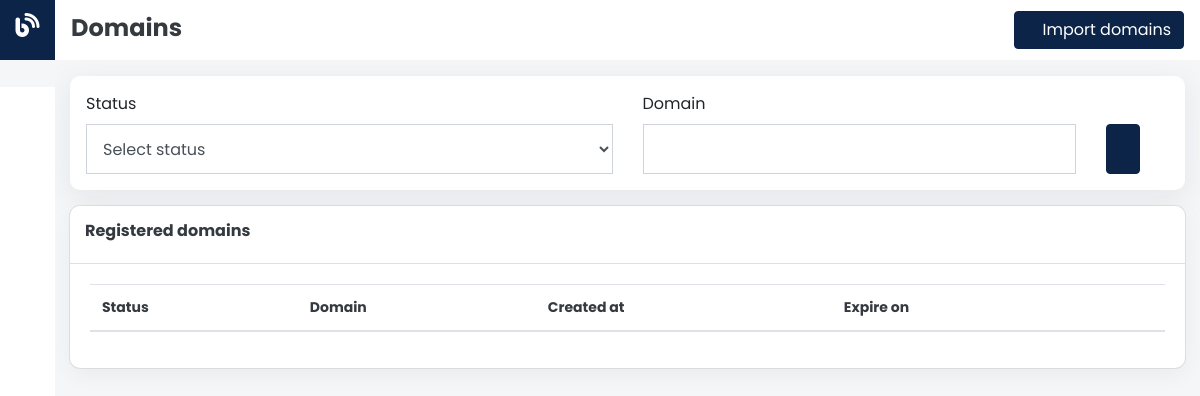
/flags/domains/ (signed in), run on an earlier commit of the app's database.
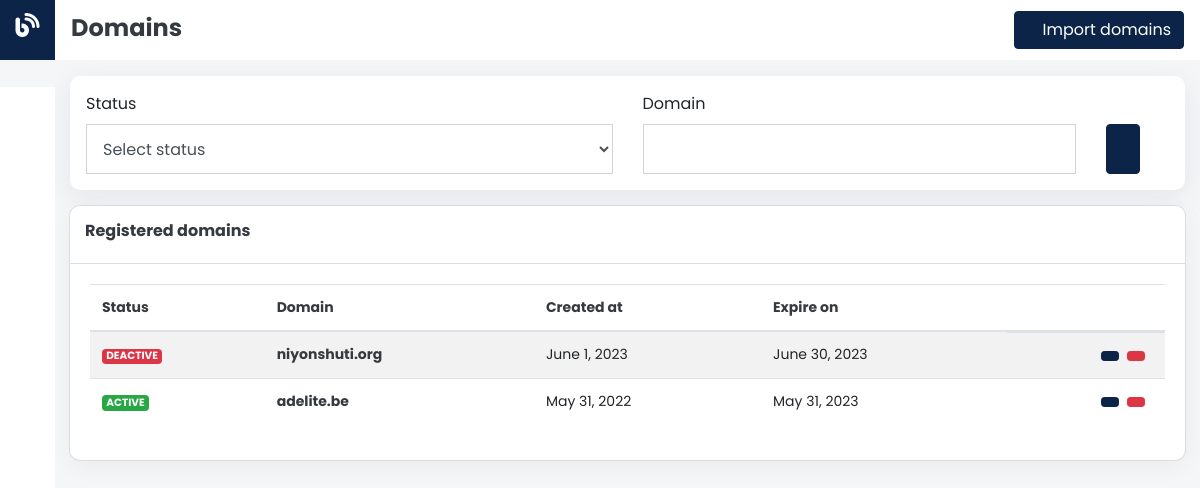
And on a later commit of the database.
### flags/models.py (models this page shows, shortened)
class Domain(models.Model):
    fqdn = models.CharField(max_length=255)
    created_at = models.DateTimeField()
    expire_at = models.DateTimeField()
    deleted_at = models.DateTimeField(default=None, null=True, blank=True)
    @property
    def is_active(self) -> bool:
        if self.deleted_at is not None:
            return False
        if timezone.now() < self.expire_at:
            return False
        return True

### flags/views.py (the view, shortened to what this page needs)
# urls.py: path("domains/", views.DomainListView.as_view(), name="domains"),
class DomainListView(LoginRequiredMixin, View):
    template_name = "flags/domains.html"
    def get(self, request: HttpRequest, *args, **kwargs):
        domains = Domain.objects.all().order_by("-created_at")[:50]
        status = request.GET.get("status", "")
        domain = request.GET.get("domain", "")
        context = {"domains": domains}
        return render(request, self.template_name, context)

### flags/templates/flags/domains.html (shortened to what this page needs)
{% extends 'flags/base.html' %} {% load static %} {% block body %}
<div class="container-fluid">
  <div class="filter-holder p-3 mt-3">
    <form action="">
      <div class="row">
        <div class="col-lg-6 col-md-6">
          <label for="status">Status</label>
          <select name="status" class="form-control">
            <option value="">Select status</option>
          </select>
        </div>
        <div class="col-lg-5 col-md-5">
          <label for="domain">Domain</label>
          <input name="domain" type="text" class="form-control" />
        </div>
        <div class="col-lg-1 col-md-1 d-flex align-items-end">
          <button class="btn btn-filter btn-primary px-3">
          </button>
        </div>
      </div>
    </form>
  </div>
  <div class="table-holder mt-3">
    <div class="card">
      <div class="card-container">
        <div class="card-header">
          <div class="d-flex align-items-center justify-content-between">
            <div>
              <h6 class="font-700 text-dark">Registered domains</h6>
            </div>
            <div>
            </div>
          </div>
        </div>
        <div class="card-body">
          <table class="table table-striped table-hover">
            <thead>
              <th class="text-dark">Status</th>
              <th class="text-dark">Domain</th>
              <th class="text-dark">Created at</th>
              <th class="text-dark">Expire on</th>
              <th></th>
            </thead>
            <tbody>
              {% if domains %} {% for domain in domains %}
              <tr>
                <td>
                  {% if domain.is_active %}
                  <span class="badge badge-success">ACTIVE</span>
                  {% else %}
                  <span class="badge badge-danger">DEACTIVE</span>{% endif %}
                </td>
                <td class="text-dark"><strong>{{domain.fqdn}}</strong></td>
                <td>{{domain.created_at.date}}</td>
                <td>{{domain.expire_at.date}}</td>
                <td class="d-flex justify-content-end">
                  <a href="{% url 'domain-details' domain.id %}">
                    <button class="btn btn-sm btn-primary mr-2">
                    </button>
                  </a>
                  <a href="">
                    <button class="btn btn-sm btn-danger mr-2">
                    </button>
                  </a>
                </td>
              </tr>
              {% endfor %} {% endif %}
            </tbody>
          </table>
        </div>
      </div>
    </div>
  </div>
</div>
{% endblock %} {% block header-title %}
<div class="d-flex align-items-center justify-content-between w-100">
  <h4 class="text-dark font-700 mt-1">Domains</h4>
  <a href="{% url 'add-domains' %}" style="text-decoration: none">
    <button class="btn btn-primary d-flex align-items-center">
       Import domains
    </button>
  </a>
</div>
{% endblock %} {% block title %} Domains {% endblock %}

What changed in the data, as far as the page shows it:
added Domain: shows "DEACTIVE", fqdn "niyonshuti.org", created_at "June 1, 2023", expire_at "June 30, 2023"
added Domain: shows "ACTIVE", fqdn "adelite.be", created_at "May 31, 2022", expire_at "May 31, 2023"
